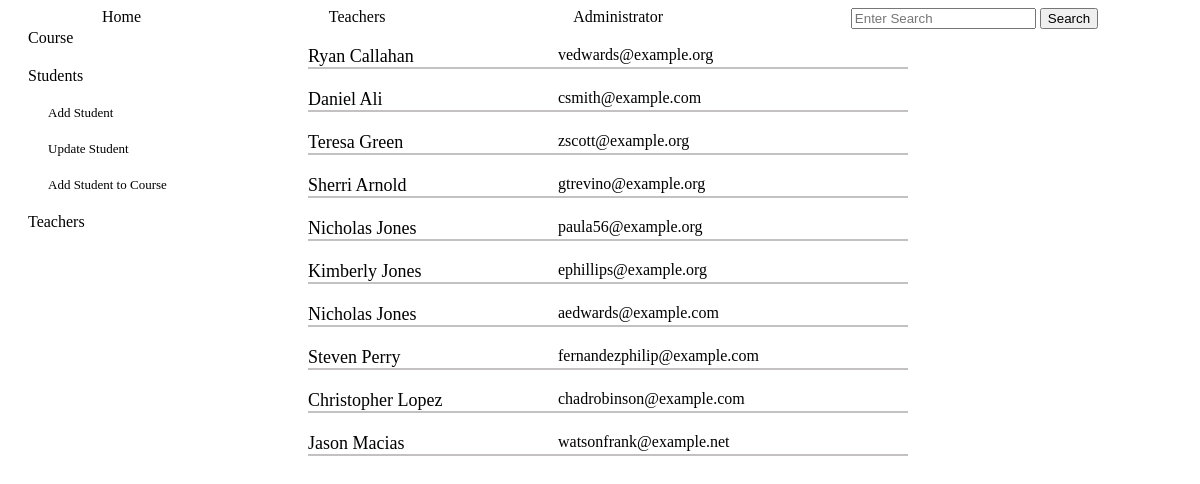
The app's page /admin_students with its own data.
### tables this page shows
CREATE TABLE students (
        id INTEGER PRIMARY KEY,
        name TEXT NOT NULL,
        email TEXT NOT NULL UNIQUE,
        phone TEXT
        );

### app.py (the view)
@app.route('/admin_students')
def admin_students():
    return render_template('admin_students.html', students_objects=create_students_objects(crud.read_all('students')))

### crud.py (called while the page is built)
def read_all(table):
    return query(f"SELECT * FROM {table}")

### functions.py (called while the page is built)
def create_students_objects(students: list):
    students_objects=[classes.Student(student[0], student[1], student[2], student[3]) for student in students]
    return students_objects

### setup_db.py (called while the page is built)
def query(sql):
    with sqlite3.connect('students.db') as conn:
        cur=conn.cursor()
        cur.execute(sql)
        return cur.fetchall()

### templates/admin_students.html (shortened to what this page needs)
{% extends "base.html" %}
{% block content %}
<div class="links">
    <div class="link"><a href="/admin_courses">Course</a></div>
    <div class="link"><a href="/admin_students">Students</a></div>
        <div class="more_links">
            <div class="link"><a href="/add_student">Add Student</a></div>
            <div class="link"><a href="/update_students">Update Student</a></div>
            <div class="link"><a href="/course_student">Add Student to Course</a></div>
        </div>
    <div class="link"><a href="/admin_teachers">Teachers</a></div>
</div>
<div class="students_list">
    {% for student in students_objects %}
    <div class="student_info">
        <span class="student_name">{{student.name}}</span><span class="student_email">{{student.email}}</span>
    </div>
    {% endfor %}
</div>
{% endblock %}

### static/style.css (style rules this page uses)
.links { display: flex; flex-direction: column; gap: 20px; margin-left: 20px; }
.link>* { text-decoration: none; color: black; }
.more_links { display: flex; flex-direction: column; gap: 20px; margin-left: 20px; font-size:small; }
.links { grid-column: 1; }
.students_list { display: flex; flex-direction: column; gap:20px; width:600px; justify-content: space-between; position: relative; left: 300px; top: -185px; }
.students_list>div { border-bottom: solid; border-width: 2px; border-color: rgb(195, 193, 193); }
.student_info { display: flex; }
.student_name { width:250px; }
.student_name { width:250px; font-size: large; }

### records on screen
students: name "Ryan Callahan", email "vedwards@example.org"
students: name "Daniel Ali", email "csmith@example.com"
students: name "Teresa Green", email "zscott@example.org"
students: name "Sherri Arnold", email "gtrevino@example.org"
students: name "Nicholas Jones", email "paula56@example.org"
students: name "Kimberly Jones", email "ephillips@example.org"
students: name "Nicholas Jones", email "aedwards@example.com"
students: name "Steven Perry", email "fernandezphilip@example.com"
students: name "Christopher Lopez", email "chadrobinson@example.com"
students: name "Jason Macias", email "watsonfrank@example.net"
